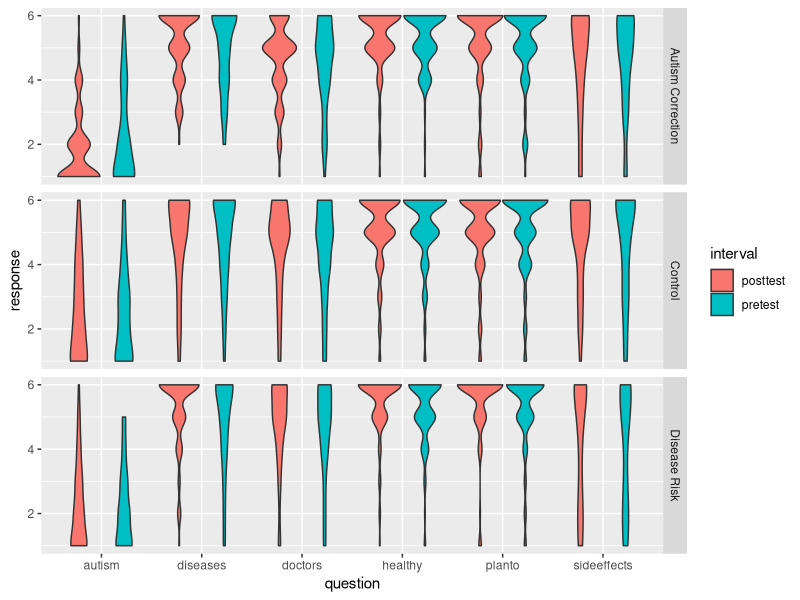

Source code (R):
# Yeah, the standard Hadley stack. /sigh
library(readxl)
library(tidyr)
library(dplyr)
library(ggplot2)

# Generates warnings, but only for the Ps who didn't do day 2
expData <- read_excel("Vacc_HPHH_publicDataset.xlsx", sheet = 2)

# Just a bit of data cleaning
expData.clean <- expData %>%
  # Add a subject number
  mutate(subject_number = 1:nrow(.)) %>%
  # Just exclude Ps who didn't do day 2 and failed the attention checks
  filter(Returned == 1,
         `AttentionCheck_PostTest (if = 4 then include)` == 4,
         `AttentionChecks_Sum(include if = 4)` == 4,
         Paid_Attention == 1)

# Get all the dependent measures into a DF
questionnaireData <- expData.clean %>%
  # pull out the columns and use BETTER NAMES (jeez Zach)
  select(subject_number,
         intervention = Condition,
         pretest_healthy = Healthy_VaxscalePretest,
         posttest_healthy = Healthy_VaxscalePosttest,
         pretest_diseases = Diseases_VaxScalePretest,
         posttest_diseases = Diseases_VaxScalePosttest,
         pretest_doctors = Doctors_VaxScalePreTest,
         posttest_doctors = Doctors_VaxScalePostTest,
         pretest_sideeffects = Sideeffects_VaxScalePreTest,
         posttest_sideeffects = Sideeffects_VaxScalePostTest,
         pretest_planto = Planto_VaxScalePreTest,
         posttest_planto = Planto_VaxScalePostTest,
         pretest_autism = Autism_PreTest,
         posttest_autism = AutismAttitude_PostTest) %>%
  # reverse-code the approrpiate columns
  mutate(pretest_diseases = 7 - pretest_diseases,
         posttest_diseases = 7 - posttest_diseases,
         pretest_sideeffects = 7 - pretest_sideeffects,
         posttest_sideeffects = 7 - posttest_sideeffects) %>%
  # "tidy" the data
  gather("question", "response", -subject_number, -intervention) %>%
  separate(question, c("interval", "question"))

# Let's take a look at the data
ggplot(questionnaireData, aes(x = question, y = response, fill = interval)) +
  geom_violin() + 
  facet_grid(intervention ~ .)
